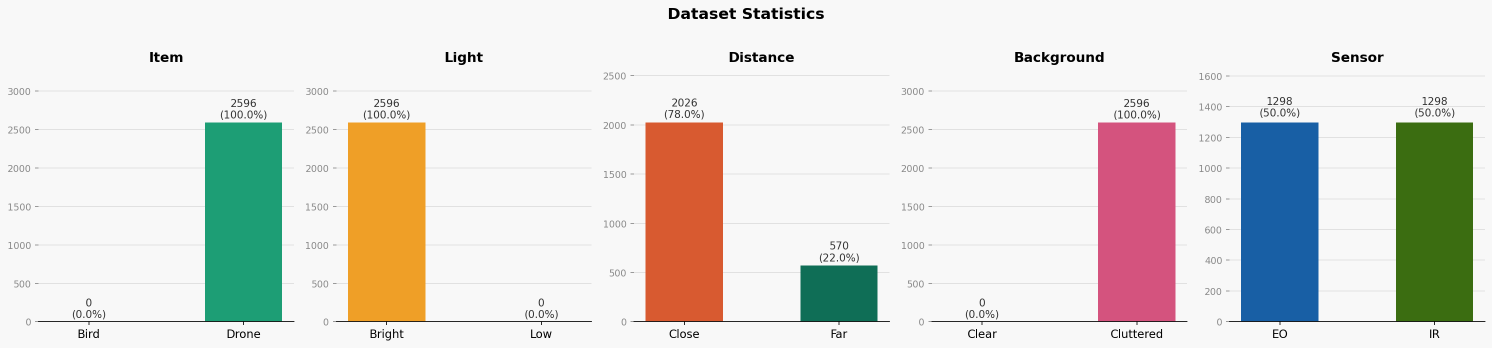
#> input picture dataset_stats.png, 2984 x 696 px (shown at 1/2 size)
$ python -i mi_align_fixed.py   (imports and definitions only)
#> lines starting #> are read from the running program, lines starting #| are printed output that depends on the picture
#> further down, picture is the input picture: shape (696, 2984, 3); mean B, G, R 214.8, 220.4, 222.2
import cv2
import numpy as np
from scipy import optimize
import argparse


def preprocess(img, target_size=1024):
    """Convert to grayscale, apply CLAHE, and resize."""
#> called with target_size = 1024
    img = cv2.cvtColor(img, cv2.COLOR_BGR2GRAY)
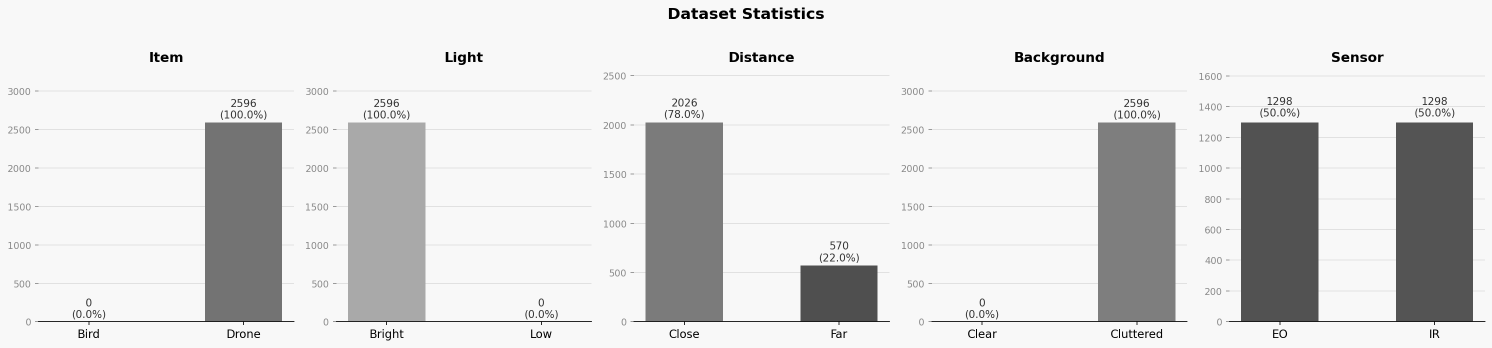
#> img: shape (696, 2984) (shown at 1/2 size); min 0, max 248, mean 220.3

    clahe = cv2.createCLAHE(clipLimit=3.0, tileGridSize=(8, 8))
    img = clahe.apply(img)

    h, w = img.shape
#> h = 696; w = 2984
    scale = target_size / max(h, w)
#> scale = 0.343
    img = cv2.resize(img, None, fx=scale, fy=scale, interpolation=cv2.INTER_AREA)
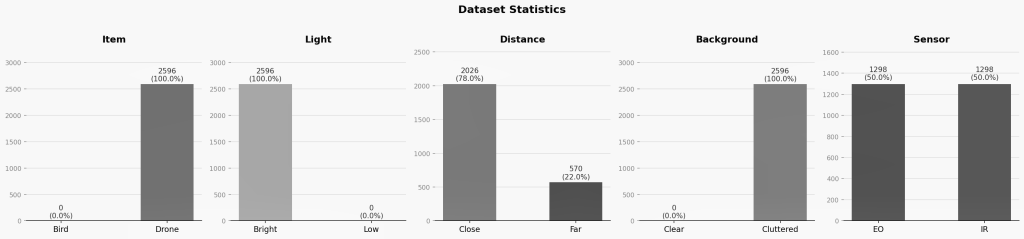
#> img: shape (239, 1024); min 2, max 249, mean 220.4

    return img


def joint_histogram(img1, img2, bins=64):
    hgram, _, _ = np.histogram2d(img1.ravel(), img2.ravel(), bins=bins)
    return hgram + 1e-9   # avoid zeros


# [57 lines left out: functions mutual_information, mi_cost, align_mi, main, not called in this run]


# [2 lines not run here, left out]

>>> import cv2
>>> picture = cv2.imread('../dataset_stats.png')
>>> result = preprocess(picture)
